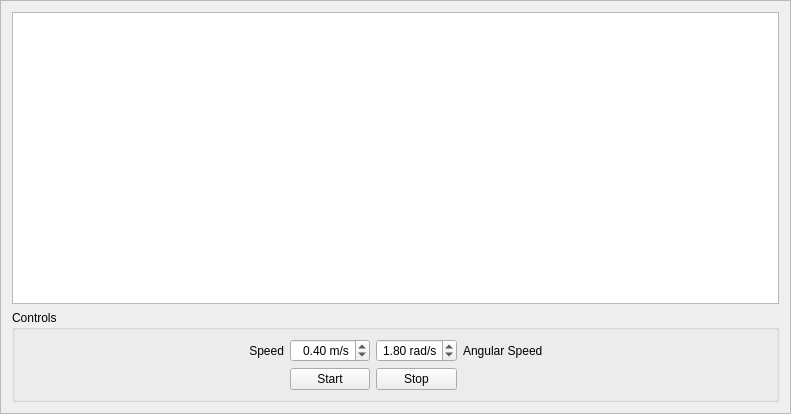
<?xml version="1.0" encoding="UTF-8"?>
<ui version="4.0">
 <class>bump_frame</class>
 <widget class="QFrame" name="bump_frame">
  <property name="geometry">
   <rect>
    <x>0</x>
    <y>0</y>
    <width>791</width>
    <height>414</height>
   </rect>
  </property>
  <property name="windowTitle">
   <string>Frame</string>
  </property>
  <property name="frameShape">
   <enum>QFrame::StyledPanel</enum>
  </property>
  <property name="frameShadow">
   <enum>QFrame::Raised</enum>
  </property>
  <layout class="QVBoxLayout" name="verticalLayout">
   <item>
    <widget class="QTextBrowser" name="text_browser">
     <property name="autoFormatting">
      <set>QTextEdit::AutoAll</set>
     </property>
     <property name="tabChangesFocus">
      <bool>true</bool>
     </property>
     <property name="documentTitle">
      <string/>
     </property>
     <property name="source">
      <url>
       <string>qrc:/text/bump.html</string>
      </url>
     </property>
     <property name="openLinks">
      <bool>false</bool>
     </property>
    </widget>
   </item>
   <item>
    <widget class="QGroupBox" name="groupBox">
     <property name="title">
      <string>Controls</string>
     </property>
     <layout class="QGridLayout" name="gridLayout">
      <item row="0" column="0">
       <spacer name="horizontalSpacer_5">
        <property name="orientation">
         <enum>Qt::Horizontal</enum>
        </property>
        <property name="sizeHint" stdset="0">
         <size>
          <width>96</width>
          <height>17</height>
         </size>
        </property>
       </spacer>
      </item>
      <item row="0" column="1">
       <widget class="QLabel" name="label_2">
        <property name="text">
         <string>Speed</string>
        </property>
        <property name="alignment">
         <set>Qt::AlignRight|Qt::AlignTrailing|Qt::AlignVCenter</set>
        </property>
       </widget>
      </item>
      <item row="0" column="2">
       <widget class="QDoubleSpinBox" name="speed_spinbox">
        <property name="alignment">
         <set>Qt::AlignRight|Qt::AlignTrailing|Qt::AlignVCenter</set>
        </property>
        <property name="prefix">
         <string/>
        </property>
        <property name="suffix">
         <string> m/s</string>
        </property>
        <property name="maximum">
         <double>0.700000000000000</double>
        </property>
        <property name="singleStep">
         <double>0.100000000000000</double>
        </property>
        <property name="value">
         <double>0.400000000000000</double>
        </property>
       </widget>
      </item>
      <item row="0" column="3">
       <widget class="QDoubleSpinBox" name="angular_speed_spinbox">
        <property name="alignment">
         <set>Qt::AlignRight|Qt::AlignTrailing|Qt::AlignVCenter</set>
        </property>
        <property name="prefix">
         <string/>
        </property>
        <property name="suffix">
         <string> rad/s</string>
        </property>
        <property name="maximum">
         <double>3.140000000000000</double>
        </property>
        <property name="singleStep">
         <double>0.100000000000000</double>
        </property>
        <property name="value">
         <double>1.800000000000000</double>
        </property>
       </widget>
      </item>
      <item row="0" column="4">
       <widget class="QLabel" name="label_3">
        <property name="text">
         <string>Angular Speed</string>
        </property>
       </widget>
      </item>
      <item row="0" column="5">
       <spacer name="horizontalSpacer_2">
        <property name="orientation">
         <enum>Qt::Horizontal</enum>
        </property>
        <property name="sizeHint" stdset="0">
         <size>
          <width>96</width>
          <height>20</height>
         </size>
        </property>
       </spacer>
      </item>
      <item row="1" column="0" colspan="2">
       <spacer name="horizontalSpacer_6">
        <property name="orientation">
         <enum>Qt::Horizontal</enum>
        </property>
        <property name="sizeHint" stdset="0">
         <size>
          <width>181</width>
          <height>20</height>
         </size>
        </property>
       </spacer>
      </item>
      <item row="1" column="2">
       <widget class="QPushButton" name="start_button">
        <property name="text">
         <string>Start</string>
        </property>
       </widget>
      </item>
      <item row="1" column="3">
       <widget class="QPushButton" name="stop_button">
        <property name="text">
         <string>Stop</string>
        </property>
       </widget>
      </item>
      <item row="1" column="4" colspan="2">
       <spacer name="horizontalSpacer_3">
        <property name="orientation">
         <enum>Qt::Horizontal</enum>
        </property>
        <property name="sizeHint" stdset="0">
         <size>
          <width>167</width>
          <height>20</height>
         </size>
        </property>
       </spacer>
      </item>
     </layout>
    </widget>
   </item>
  </layout>
 </widget>
 <resources>
  <include location="../resources/text.qrc"/>
  <include location="../resources/common.qrc"/>
 </resources>
 <connections/>
</ui>
